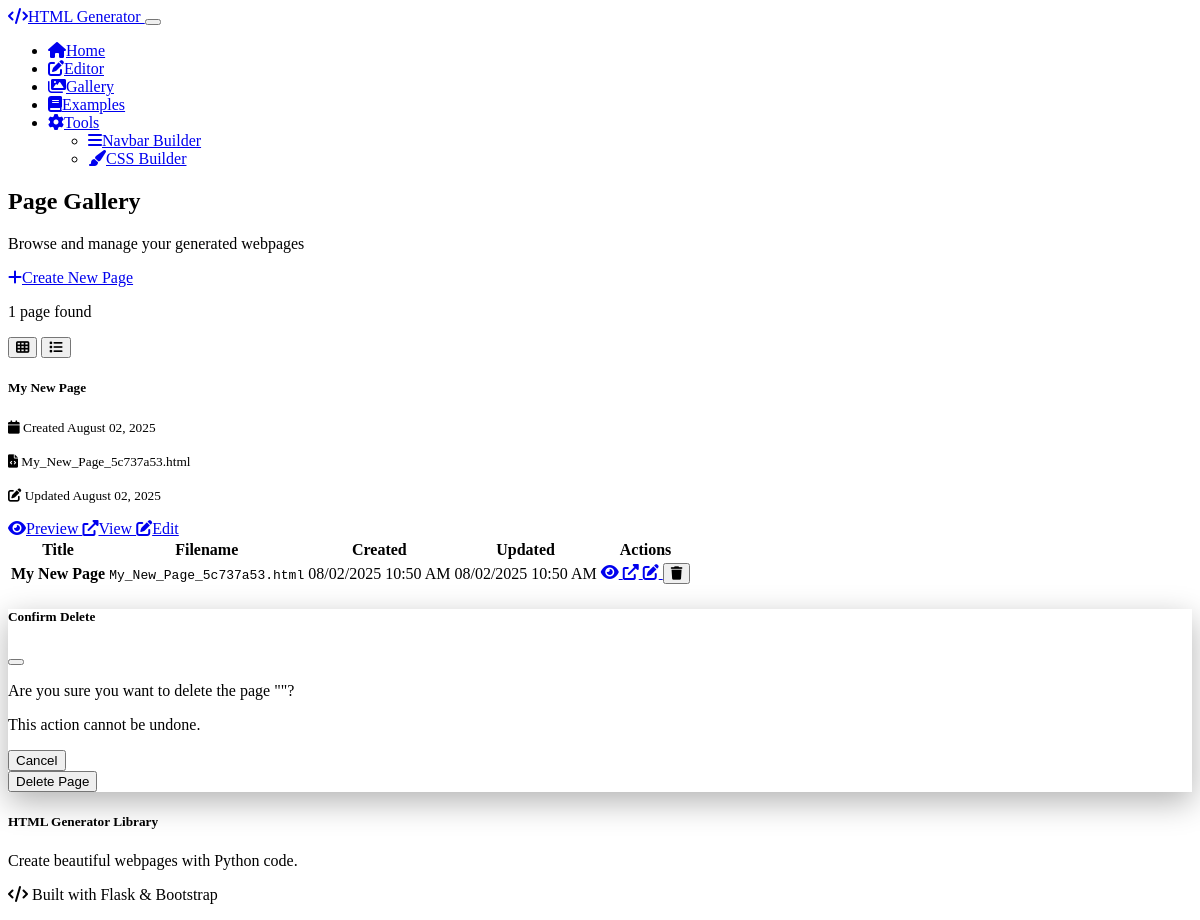
The page /gallery on the database as committed earlier.
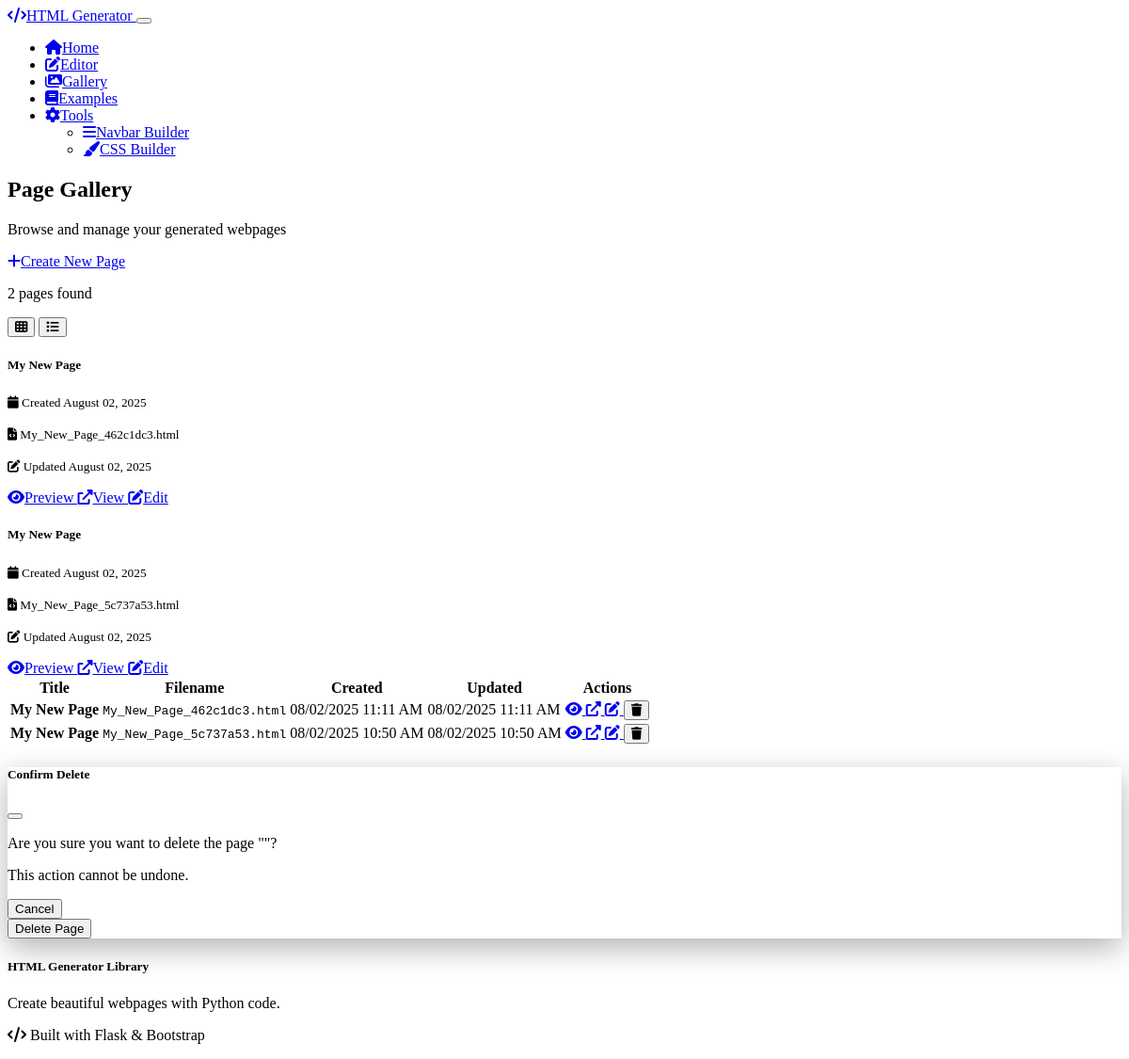
The same page on the database as committed later.
### models.py (models this page shows, shortened)
class GeneratedPage(db.Model):
    id = db.Column(db.Integer, primary_key=True)
    title = db.Column(db.String(200), nullable=False)
    filename = db.Column(db.String(100), nullable=False, unique=True)
    code = db.Column(db.Text, nullable=False)
    html_content = db.Column(db.Text, nullable=False)
    created_at = db.Column(db.DateTime, default=datetime.utcnow)
    updated_at = db.Column(db.DateTime, default=datetime.utcnow, onupdate=datetime.utcnow)

### routes/main.py (the view)
@main_bp.route('/gallery')
def gallery():
    pages = GeneratedPage.query.order_by(GeneratedPage.created_at.desc()).all()
    return render_template('gallery.html', pages=pages)

### templates/gallery.html (shortened to what the changed rows need)
{% extends "base.html" %}
{% block content %}
<div class="container py-4">
    <div class="row">
        <div class="col-12 mb-4">
            <div class="d-flex justify-content-between align-items-center">
                <div>
                    <h2 class="fw-bold mb-1">Page Gallery</h2>
                </div>
            </div>
        </div>
    </div>
    {% if pages %}
    <div class="row">
        <div class="col-12 mb-3">
            <div class="d-flex justify-content-between align-items-center">
                <p class="mb-0">{{ pages|length }} page{% if pages|length != 1 %}s{% endif %} found</p>
                <div class="btn-group btn-group-sm">
                    <button type="button" class="btn btn-outline-secondary active" onclick="setView('grid')">
                        <i class="fas fa-th"></i>
                    </button>
                    <button type="button" class="btn btn-outline-secondary" onclick="setView('list')">
                        <i class="fas fa-list"></i>
                    </button>
                </div>
            </div>
        </div>
    </div>
    <div id="gridView" class="row">
        {% for page in pages %}
        <div class="col-lg-4 col-md-6 mb-4">
            <div class="card h-100 shadow-sm">
                <div class="card-body">
                    <h5 class="card-title">{{ page.title }}</h5>
                    <p class="card-text text-muted">
                        <small>
                            <i class="fas fa-calendar me-1"></i>
                            Created {{ page.created_at.strftime('%B %d, %Y') }}
                        </small>
                    </p>
                    <p class="card-text text-muted">
                        <small>
                            <i class="fas fa-file-code me-1"></i>
                            {{ page.filename }}
                        </small>
                    </p>
                    {% if page.updated_at != page.created_at %}
                    <p class="card-text text-muted">
                        <small>
                            <i class="fas fa-edit me-1"></i>
                            Updated {{ page.updated_at.strftime('%B %d, %Y') }}
                        </small>
                    </p>
                    {% endif %}
                </div>
                <div class="card-footer bg-transparent">
                    <div class="btn-group w-100">
                        <a href="{{ url_for('main.preview', page_id=page.id) }}" class="btn btn-primary btn-sm">
                            <i class="fas fa-eye me-1"></i>Preview
                        </a>
                        <a href="{{ url_for('main.view_page', page_id=page.id) }}" class="btn btn-outline-secondary btn-sm" target="_blank">
                            <i class="fas fa-external-link-alt me-1"></i>View
                        </a>
                        <a href="{{ url_for('main.edit_page', page_id=page.id) }}" class="btn btn-outline-info btn-sm">
                            <i class="fas fa-edit me-1"></i>Edit
                        </a>
                    </div>
                </div>
            </div>
        </div>
        {% endfor %}
    </div>
    <div id="listView" class="d-none">
        <div class="card">
            <div class="table-responsive">
                <table class="table table-hover mb-0">
                    <thead class="table-dark">
                        <tr>
                            <th>Title</th>
                            <th>Filename</th>
                            <th>Created</th>
                            <th>Updated</th>
                            <th>Actions</th>
                        </tr>
                    </thead>
                    <tbody>
                        {% for page in pages %}
                        <tr>
                            <td>
                                <strong>{{ page.title }}</strong>
                            </td>
                            <td>
                                <code>{{ page.filename }}</code>
                            </td>
                            <td>
                                {{ page.created_at.strftime('%m/%d/%Y %I:%M %p') }}
                            </td>
                            <td>
                                {% if page.updated_at != page.created_at %}
                                    {{ page.updated_at.strftime('%m/%d/%Y %I:%M %p') }}
                                {% else %}
                                    <span class="text-muted">—</span>
                                {% endif %}
                            </td>
                            <td>
                                <div class="btn-group btn-group-sm">
                                    <a href="{{ url_for('main.preview', page_id=page.id) }}" class="btn btn-primary">
                                        <i class="fas fa-eye"></i>
                                    </a>
                                    <a href="{{ url_for('main.view_page', page_id=page.id) }}" class="btn btn-outline-secondary" target="_blank">
                                        <i class="fas fa-external-link-alt"></i>
                                    </a>
                                    <a href="{{ url_for('main.edit_page', page_id=page.id) }}" class="btn btn-outline-info">
                                        <i class="fas fa-edit"></i>
                                    </a>
                                    <button type="button" class="btn btn-outline-danger" onclick="confirmDelete({{ page.id }}, '{{ page.title }}')">
                                        <i class="fas fa-trash"></i>
                                    </button>
                                </div>
                            </td>
                        </tr>
                        {% endfor %}
                    </tbody>
                </table>
            </div>
        </div>
    </div>
    {% endif %}
</div>
{% endblock %}

Rows that differ between the two databases and show on the page:
added GeneratedPage: title "My New Page", created_at "August 02, 2025", filename "My_New_Page_462c1dc3.html", updated_at "August 02, 2025", created_at "08/02/2025 11:11 AM", updated_at "08/02/2025 11:11 AM"
Other text that changed with them:
{{ pages|length }}: "1" → "2"
text now shown: "s"
